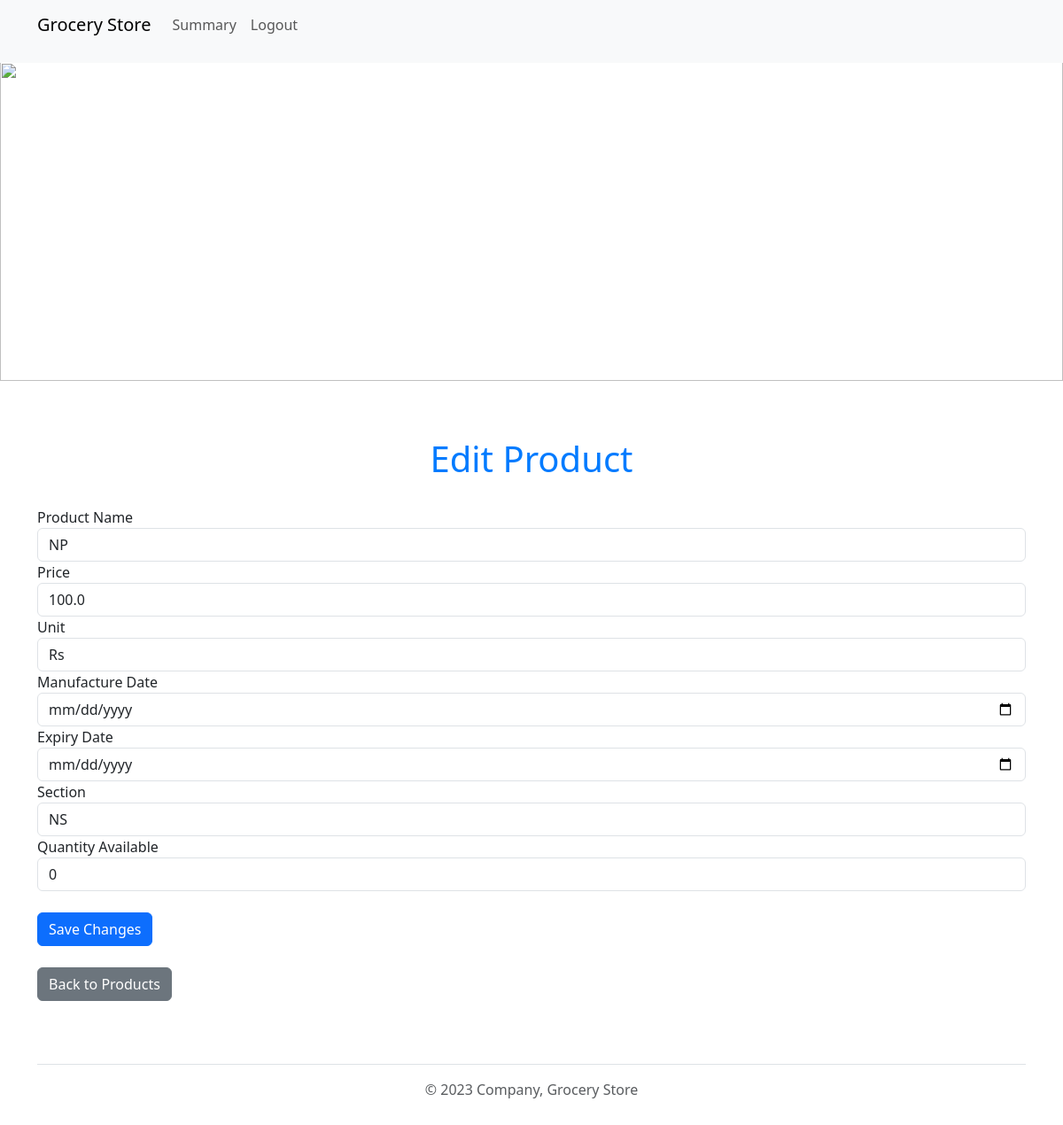
The page /edit_product/121 (signed in) on the database as committed earlier.
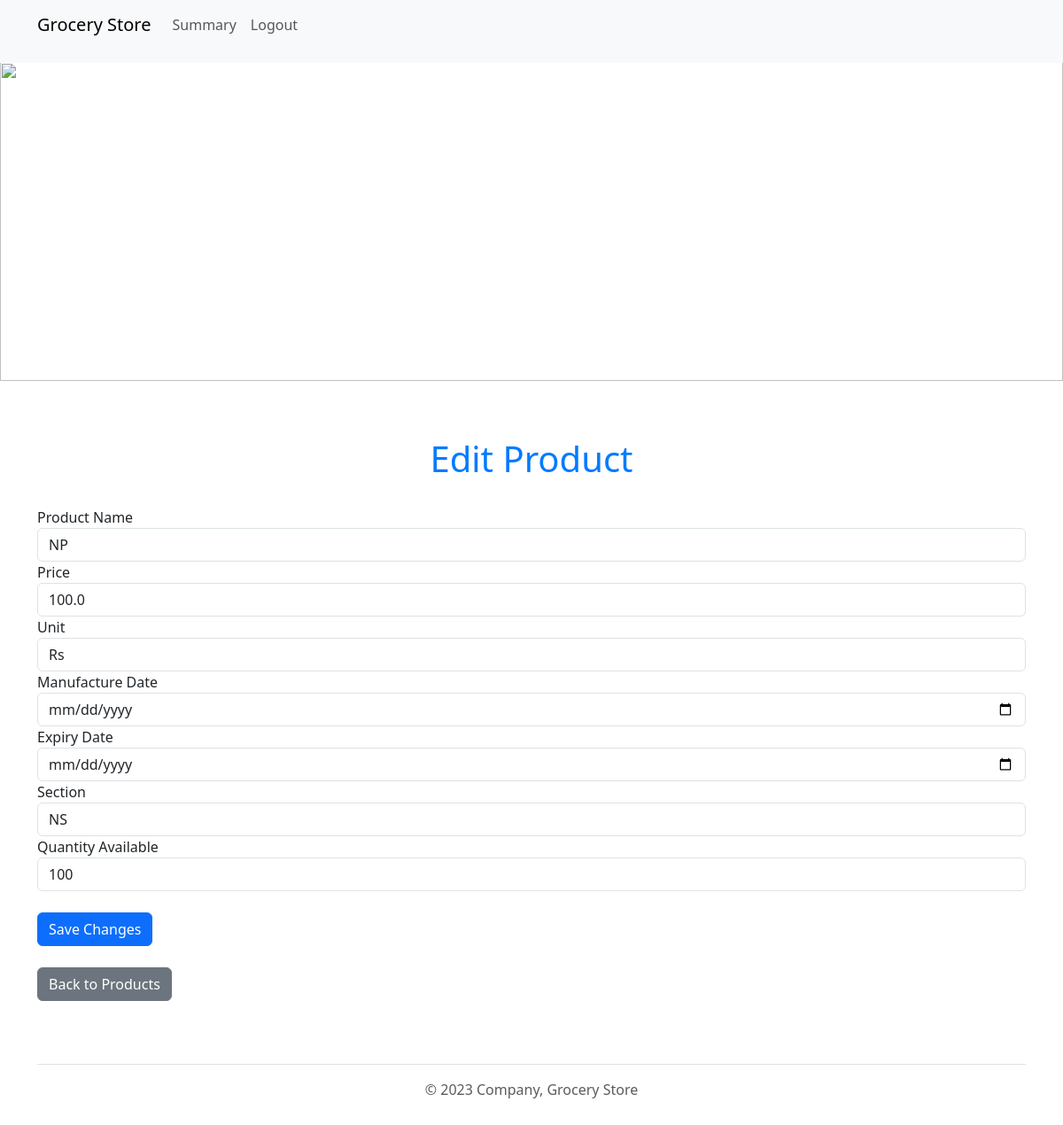
The same page on the database as committed later.
### application/models.py (models this page shows)
class Products(db.Model):
    __tablename__ = "products"
    product_id = db.Column(db.Integer, primary_key=True, autoincrement=True)
    product_name = db.Column(db.String(200), nullable=False)
    manufacture_date = db.Column(db.Date)
    expiry_date = db.Column(db.Date)
    rate_per_unit = db.Column(db.Float, nullable=False)
    unit = db.Column(db.String(200), nullable=False, default='Rs')
    section_id = db.Column(db.Integer, db.ForeignKey('sections.section_id', onupdate='CASCADE'))
    section = db.relationship('Sections', backref=db.backref('products', lazy=True))
    quantity_available = db.Column(db.Integer, db.CheckConstraint('quantity_available >= 0', name='check_min_quantity') , nullable=False)

### application/controllers.py (the view, shortened to what this page needs)
@app.route('/edit_product/<int:product_id>', methods=['GET', 'POST'])
@login_required
def edit_product(product_id):
    try:
        product = Products.query.get_or_404(product_id)
        form = AddProductForm()
        form.name.data = product.product_name
        form.price.data = product.rate_per_unit
        form.unit.data = product.unit
        form.manufacture_date.data = product.manufacture_date
        form.expiry_date.data = product.expiry_date
        form.section.data = product.section.section_name
        form.quantity_available.data = product.quantity_available
        return render_template('edit_product.html', form=form, product=product)
    except:
        product = Products.query.get_or_404(product_id)
        form = AddProductForm()
        flash("Something went wrong, Please try again", "warning")
        return render_template('edit_product.html', form=form, product=product)

### application/forms.py
class AddProductForm(FlaskForm):
    name = StringField('Product Name', validators=[DataRequired()])
    price = FloatField('Price', validators=[DataRequired()])
    manufacture_date = DateField('Manufacture Date')
    expiry_date = DateField('Expiry Date')
    section = StringField('Section')
    unit = StringField('Unit')
    submit = SubmitField('Save')
    quantity_available = IntegerField('Quantity Available', validators=[DataRequired()])

### application/controllers.py (called while the page is built)
@login_manager.user_loader
def load_user(user_id):
    return Users.query.get(int(user_id))

### templates/edit_product.html (shortened to what this page needs)
<!DOCTYPE html>
<html>
<head>
    <link href="https://cdn.jsdelivr.net/npm/bootstrap@5.3.0/dist/css/bootstrap.min.css" rel="stylesheet">
    <link rel="stylesheet" type="text/css" href="{{ url_for('static', filename='styles.css') }}">
</head>
<body>
    {% include 'admin_header.html' %}
    {% include 'banner.html' %}
    <div class="container mt-5">
    <h1>Edit Product</h1>
    <form method="POST" action="{{ url_for('edit_product', product_id=product.product_id) }}">
        <div class="form-group">
            {{ form.name.label }}
            {{ form.name(class="form-control") }}
        </div>
        <div class="form-group">
            {{ form.price.label }}
            {{ form.price(class="form-control") }}
        </div>
        <div class="form-group">
            {{ form.unit.label }}
            {{ form.unit(class="form-control") }}
        </div>
        <div class="form-group">
            {{ form.manufacture_date.label }}
            {{ form.manufacture_date(class="form-control") }}
        </div>
        <div class="form-group">
            {{ form.expiry_date.label }}
            {{ form.expiry_date(class="form-control") }}
        </div>
        <div class="form-group">
            {{ form.section.label }}
            {{ form.section(class="form-control") }}
        </div>
        <div class="form-group">
            {{ form.quantity_available.label }}
            {{ form.quantity_available(class="form-control") }}
        </div>
        <br>
        <button type="submit" class="btn btn-primary">Save Changes</button>
    </form>
    <br>
    <a href="{{ url_for('manage_products', section_id=product.section_id) }}" class="btn btn-secondary">Back to Products</a>
    </div>
    {% include 'footer.html' %}
</body>
</html>

Rows that differ between the two databases and show on the page:
changed Products "Rs": quantity_available "0" → "100"
